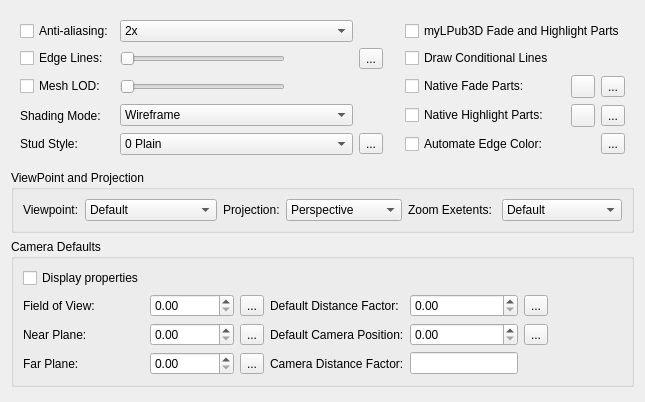
         <widget class="QWidget" name="NativeTab">
          <attribute name="title">
           <string>Native</string>
          </attribute>
          <layout class="QGridLayout" name="gridLayout_21">
           <item row="1" column="0">
            <widget class="QGroupBox" name="viewpointAndProjectionGrpBox">
             <property name="title">
              <string>ViewPoint and Projection</string>
             </property>
             <layout class="QHBoxLayout" name="horizontalLayout_26">
              <item>
               <widget class="QLabel" name="label_26">
                <property name="sizePolicy">
                 <sizepolicy hsizetype="Preferred" vsizetype="Preferred">
                  <horstretch>0</horstretch>
                  <verstretch>0</verstretch>
                 </sizepolicy>
                </property>
                <property name="text">
                 <string>Viewpoint:</string>
                </property>
               </widget>
              </item>
              <item>
               <widget class="QComboBox" name="ViewpointsCombo">
                <property name="minimumSize">
                 <size>
                  <width>0</width>
                  <height>0</height>
                 </size>
                </property>
                <property name="toolTip">
                 <string>Select default viewpoint</string>
                </property>
                <property name="statusTip">
                 <string/>
                </property>
                <property name="currentIndex">
                 <number>8</number>
                </property>
                <item>
                 <property name="text">
                  <string>Front</string>
                 </property>
                </item>
                <item>
                 <property name="text">
                  <string>Back</string>
                 </property>
                </item>
                <item>
                 <property name="text">
                  <string>Top</string>
                 </property>
                </item>
                <item>
                 <property name="text">
                  <string>Bottom</string>
                 </property>
                </item>
                <item>
                 <property name="text">
                  <string>Left</string>
                 </property>
                </item>
                <item>
                 <property name="text">
                  <string>Right</string>
                 </property>
                </item>
                <item>
                 <property name="text">
                  <string>Home</string>
                 </property>
                </item>
                <item>
                 <property name="text">
                  <string>Latitude Longitude</string>
                 </property>
                </item>
                <item>
                 <property name="text">
                  <string>Default</string>
                 </property>
                </item>
               </widget>
              </item>
              <item>
               <spacer name="horizontalSpacer_23">
                <property name="orientation">
                 <enum>Qt::Orientation::Horizontal</enum>
                </property>
                <property name="sizeHint" stdset="0">
                 <size>
                  <width>0</width>
                  <height>0</height>
                 </size>
                </property>
               </spacer>
              </item>
              <item>
               <widget class="QLabel" name="label_27">
                <property name="text">
                 <string>Projection:</string>
                </property>
               </widget>
              </item>
              <item>
               <widget class="QComboBox" name="ProjectionCombo">
                <property name="minimumSize">
                 <size>
                  <width>0</width>
                  <height>0</height>
                 </size>
                </property>
                <property name="toolTip">
                 <string>Select default projection</string>
                </property>
                <property name="statusTip">
                 <string/>
                </property>
                <item>
                 <property name="text">
                  <string>Perspective</string>
                 </property>
                </item>
                <item>
                 <property name="text">
                  <string>Orthographic      </string>
                 </property>
                </item>
                <item>
                 <property name="text">
                  <string>Default</string>
                 </property>
                </item>
               </widget>
              </item>
              <item>
               <spacer name="horizontalSpacer_24">
                <property name="orientation">
                 <enum>Qt::Orientation::Horizontal</enum>
                </property>
                <property name="sizeHint" stdset="0">
                 <size>
                  <width>0</width>
                  <height>0</height>
                 </size>
                </property>
               </spacer>
              </item>
              <item>
               <widget class="QLabel" name="label_40">
                <property name="text">
                 <string>Zoom Exetents: </string>
                </property>
               </widget>
              </item>
              <item>
               <widget class="QComboBox" name="ZoomExtentCombo">
                <item>
                 <property name="text">
                  <string>Default</string>
                 </property>
                </item>
                <item>
                 <property name="text">
                  <string>On Orthographic</string>
                 </property>
                </item>
                <item>
                 <property name="text">
                  <string>Always</string>
                 </property>
                </item>
               </widget>
              </item>
             </layout>
            </widget>
           </item>
           <item row="2" column="0">
            <widget class="QGroupBox" name="cameraGrpBox">
             <property name="title">
              <string>Camera Defaults</string>
             </property>
             <layout class="QGridLayout" name="gridLayout_20">
              <item row="6" column="2">
               <widget class="QToolButton" name="resetFarPlane">
                <property name="toolTip">
                 <string>Reset</string>
                </property>
                <property name="text">
                 <string>...</string>
                </property>
               </widget>
              </item>
              <item row="5" column="2">
               <widget class="QToolButton" name="resetNearPlane">
                <property name="toolTip">
                 <string>Reset</string>
                </property>
                <property name="text">
                 <string>...</string>
                </property>
               </widget>
              </item>
              <item row="5" column="4">
               <widget class="QDoubleSpinBox" name="cameraDefaultPosition">
                <property name="toolTip">
                 <string>Set the default camera position</string>
                </property>
                <property name="maximum">
                 <double>900000.000000000000000</double>
                </property>
               </widget>
              </item>
              <item row="6" column="4">
               <widget class="QLineEdit" name="cameraDistanceFactor">
                <property name="toolTip">
                 <string>Camera distance factor - Default Camera Position divided by negative(Default Distance Factor)</string>
                </property>
               </widget>
              </item>
              <item row="4" column="3">
               <widget class="QLabel" name="label_31">
                <property name="toolTip">
                 <string>Set default camera distance factor (automatically multiplied by -1)</string>
                </property>
                <property name="text">
                 <string>Default Distance Factor:</string>
                </property>
               </widget>
              </item>
              <item row="5" column="1">
               <widget class="QDoubleSpinBox" name="cameraNearPlane">
                <property name="toolTip">
                 <string>Set default near plane</string>
                </property>
               </widget>
              </item>
              <item row="4" column="2">
               <widget class="QToolButton" name="resetFoV">
                <property name="toolTip">
                 <string>Reset</string>
                </property>
                <property name="text">
                 <string>...</string>
                </property>
               </widget>
              </item>
              <item row="0" column="0">
               <widget class="QCheckBox" name="defaultCameraProperties">
                <property name="toolTip">
                 <string>Display default camera properties in Properties window</string>
                </property>
                <property name="text">
                 <string>Display properties</string>
                </property>
               </widget>
              </item>
              <item row="5" column="0">
               <widget class="QLabel" name="label_30">
                <property name="toolTip">
                 <string>Set default near plane</string>
                </property>
                <property name="text">
                 <string>Near Plane:</string>
                </property>
               </widget>
              </item>
              <item row="4" column="4">
               <widget class="QDoubleSpinBox" name="cameraDefaultDistanceFactor">
                <property name="toolTip">
                 <string>Set value higher to increase the default rendered image size (automatically multiplied by -1)</string>
                </property>
               </widget>
              </item>
              <item row="4" column="5">
               <widget class="QToolButton" name="resetDefaultDistanceFactor">
                <property name="toolTip">
                 <string>Reset</string>
                </property>
                <property name="text">
                 <string>...</string>
                </property>
               </widget>
              </item>
              <item row="4" column="0">
               <widget class="QLabel" name="label_29">
                <property name="toolTip">
                 <string>Set default field of view</string>
                </property>
                <property name="text">
                 <string>Field of View:</string>
                </property>
               </widget>
              </item>
              <item row="4" column="1">
               <widget class="QDoubleSpinBox" name="cameraFoV">
                <property name="toolTip">
                 <string>Set default field of view</string>
                </property>
               </widget>
              </item>
              <item row="6" column="3">
               <widget class="QLabel" name="label_33">
                <property name="text">
                 <string>Camera Distance Factor:</string>
                </property>
               </widget>
              </item>
              <item row="5" column="3">
               <widget class="QLabel" name="label_28">
                <property name="toolTip">
                 <string>Set the default camera position</string>
                </property>
                <property name="text">
                 <string>Default Camera Position:</string>
                </property>
               </widget>
              </item>
              <item row="5" column="5">
               <widget class="QToolButton" name="resetDefaultPosition">
                <property name="toolTip">
                 <string>Reset</string>
                </property>
                <property name="text">
                 <string>...</string>
                </property>
               </widget>
              </item>
              <item row="6" column="0">
               <widget class="QLabel" name="label_32">
                <property name="toolTip">
                 <string>Set default far plane</string>
                </property>
                <property name="text">
                 <string>Far Plane:</string>
                </property>
               </widget>
              </item>
              <item row="6" column="1">
               <widget class="QDoubleSpinBox" name="cameraFarPlane">
                <property name="toolTip">
                 <string>Set default far plane</string>
                </property>
                <property name="maximum">
                 <double>900000.000000000000000</double>
                </property>
               </widget>
              </item>
              <item row="5" column="6">
               <spacer name="horizontalSpacer_25">
                <property name="orientation">
                 <enum>Qt::Orientation::Horizontal</enum>
                </property>
                <property name="sizeHint" stdset="0">
                 <size>
                  <width>40</width>
                  <height>20</height>
                 </size>
                </property>
               </spacer>
              </item>
             </layout>
            </widget>
           </item>
           <item row="3" column="0">
            <spacer name="verticalSpacer_6">
             <property name="orientation">
              <enum>Qt::Orientation::Vertical</enum>
             </property>
             <property name="sizeHint" stdset="0">
              <size>
               <width>20</width>
               <height>4</height>
              </size>
             </property>
            </spacer>
           </item>
           <item row="0" column="0">
            <widget class="QWidget" name="renderingWidget" native="true">
             <layout class="QGridLayout" name="gridLayout_19">
              <item row="3" column="7">
               <widget class="QToolButton" name="ResetHighlightNewPartsButton">
                <property name="toolTip">
                 <string>Reset</string>
                </property>
                <property name="text">
                 <string>...</string>
                </property>
               </widget>
              </item>
              <item row="4" column="7">
               <widget class="QToolButton" name="AutomateEdgeColorButton">
                <property name="toolTip">
                 <string>Automate edge color settings</string>
                </property>
                <property name="text">
                 <string>...</string>
                </property>
               </widget>
              </item>
              <item row="4" column="5">
               <widget class="QCheckBox" name="AutomateEdgeColor">
                <property name="text">
                 <string>Automate Edge Color:</string>
                </property>
               </widget>
              </item>
              <item row="1" column="0">
               <widget class="QCheckBox" name="edgeLines">
                <property name="toolTip">
                 <string>Enable edge lines</string>
                </property>
                <property name="text">
                 <string>Edge Lines:</string>
                </property>
               </widget>
              </item>
              <item row="2" column="5">
               <widget class="QCheckBox" name="FadeSteps">
                <property name="toolTip">
                 <string>Enable native fade parts behaviour</string>
                </property>
                <property name="text">
                 <string>Native Fade Parts:</string>
                </property>
               </widget>
              </item>
              <item row="3" column="5">
               <widget class="QCheckBox" name="HighlightNewParts">
                <property name="toolTip">
                 <string>Enable native highlight parts behaviour</string>
                </property>
                <property name="text">
                 <string>Native Highlight Parts:</string>
                </property>
               </widget>
              </item>
              <item row="3" column="6">
               <widget class="QToolButton" name="HighlightNewPartsColor">
                <property name="text">
                 <string/>
                </property>
               </widget>
              </item>
              <item row="0" column="0">
               <widget class="QCheckBox" name="antiAliasing">
                <property name="toolTip">
                 <string>Enable anti-aliasing</string>
                </property>
                <property name="text">
                 <string>Anti-aliasing:</string>
                </property>
               </widget>
              </item>
              <item row="2" column="7">
               <widget class="QToolButton" name="ResetFadeStepsButton">
                <property name="toolTip">
                 <string>Reset</string>
                </property>
                <property name="text">
                 <string>...</string>
                </property>
               </widget>
              </item>
              <item row="1" column="5" colspan="2">
               <widget class="QCheckBox" name="ConditionalLinesCheckBox">
                <property name="toolTip">
                 <string>Draw conditional lines </string>
                </property>
                <property name="text">
                 <string>Draw Conditional Lines</string>
                </property>
               </widget>
              </item>
              <item row="2" column="6">
               <widget class="QToolButton" name="FadeStepsColor">
                <property name="text">
                 <string/>
                </property>
               </widget>
              </item>
              <item row="0" column="5" colspan="3">
               <widget class="QCheckBox" name="LPubFadeHighlight">
                <property name="toolTip">
                 <string>Make faded parts translucent but do not draw back faces or highlight part edges</string>
                </property>
                <property name="text">
                 <string>myLPub3D Fade and Highlight Parts</string>
                </property>
               </widget>
              </item>
              <item row="4" column="0">
               <widget class="QLabel" name="label_39">
                <property name="text">
                 <string>Stud Style:</string>
                </property>
               </widget>
              </item>
              <item row="1" column="1">
               <widget class="QSlider" name="LineWidthSlider">
                <property name="sizePolicy">
                 <sizepolicy hsizetype="Minimum" vsizetype="Fixed">
                  <horstretch>0</horstretch>
                  <verstretch>0</verstretch>
                 </sizepolicy>
                </property>
                <property name="minimumSize">
                 <size>
                  <width>160</width>
                  <height>0</height>
                 </size>
                </property>
                <property name="orientation">
                 <enum>Qt::Orientation::Horizontal</enum>
                </property>
                <property name="tickPosition">
                 <enum>QSlider::TickPosition::NoTicks</enum>
                </property>
               </widget>
              </item>
              <item row="2" column="0">
               <widget class="QCheckBox" name="MeshLOD">
                <property name="toolTip">
                 <string>Enable switching from high to low level of detail during zoom</string>
                </property>
                <property name="statusTip">
                 <string>Enable mesh level of detail</string>
                </property>
                <property name="text">
                 <string>Mesh LOD:</string>
                </property>
               </widget>
              </item>
              <item row="2" column="1">
               <widget class="QSlider" name="MeshLODSlider">
                <property name="toolTip">
                 <string>Set mesh level of detail distance</string>
                </property>
                <property name="orientation">
                 <enum>Qt::Orientation::Horizontal</enum>
                </property>
               </widget>
              </item>
              <item row="3" column="0">
               <widget class="QLabel" name="label_25">
                <property name="text">
                 <string>Shading Mode:</string>
                </property>
               </widget>
              </item>
              <item row="1" column="4">
               <widget class="QToolButton" name="LineWidthMaxGranularityButton">
                <property name="toolTip">
                 <string>Edge line smoothing granularity setting</string>
                </property>
                <property name="text">
                 <string>...</string>
                </property>
               </widget>
              </item>
              <item row="0" column="1" colspan="3">
               <widget class="QComboBox" name="antiAliasingSamples">
                <property name="toolTip">
                 <string/>
                </property>
                <item>
                 <property name="text">
                  <string>2x</string>
                 </property>
                </item>
                <item>
                 <property name="text">
                  <string>4x</string>
                 </property>
                </item>
                <item>
                 <property name="text">
                  <string>8x</string>
                 </property>
                </item>
               </widget>
              </item>
              <item row="3" column="1" colspan="3">
               <widget class="QComboBox" name="ShadingMode">
                <property name="toolTip">
                 <string>Select shading mode</string>
                </property>
                <item>
                 <property name="text">
                  <string>Wireframe</string>
                 </property>
                </item>
                <item>
                 <property name="text">
                  <string>Flat Shading</string>
                 </property>
                </item>
                <item>
                 <property name="text">
                  <string>Default Lights</string>
                 </property>
                </item>
               </widget>
              </item>
              <item row="4" column="4">
               <widget class="QToolButton" name="HighContrastButton">
                <property name="toolTip">
                 <string>High contrast stud and edge color settings</string>
                </property>
                <property name="text">
                 <string>...</string>
                </property>
               </widget>
              </item>
              <item row="4" column="1" colspan="3">
               <widget class="QComboBox" name="studStyleCombo">
                <property name="toolTip">
                 <string>Select LEGO stud logo version</string>
                </property>
                <property name="currentIndex">
                 <number>0</number>
                </property>
                <item>
                 <property name="text">
                  <string>0 Plain</string>
                 </property>
                </item>
                <item>
                 <property name="text">
                  <string>1 Thin Lines Logo</string>
                 </property>
                </item>
                <item>
                 <property name="text">
                  <string>2 Outline Logo</string>
                 </property>
                </item>
                <item>
                 <property name="text">
                  <string>3 Sharp Top Logo</string>
                 </property>
                </item>
                <item>
                 <property name="text">
                  <string>4 Rounded Top Logo</string>
                 </property>
                </item>
                <item>
                 <property name="text">
                  <string>5 Flattened Logo</string>
                 </property>
                </item>
                <item>
                 <property name="text">
                  <string>6 High Contrast</string>
                 </property>
                </item>
                <item>
                 <property name="text">
                  <string>7 High Contrast with Logo</string>
                 </property>
                </item>
               </widget>
              </item>
              <item row="0" column="4">
               <spacer name="horizontalSpacer_13">
                <property name="orientation">
                 <enum>Qt::Orientation::Horizontal</enum>
                </property>
                <property name="sizeType">
                 <enum>QSizePolicy::Policy::Fixed</enum>
                </property>
                <property name="sizeHint" stdset="0">
                 <size>
                  <width>40</width>
                  <height>20</height>
                 </size>
                </property>
               </spacer>
              </item>
              <item row="1" column="2" colspan="2">
               <widget class="QLabel" name="LineWidthLabel">
                <property name="sizePolicy">
                 <sizepolicy hsizetype="Preferred" vsizetype="Preferred">
                  <horstretch>1</horstretch>
                  <verstretch>0</verstretch>
                 </sizepolicy>
                </property>
                <property name="text">
                 <string/>
                </property>
               </widget>
              </item>
              <item row="2" column="2" colspan="2">
               <widget class="QLabel" name="MeshLODLabel">
                <property name="text">
                 <string/>
                </property>
               </widget>
              </item>
             </layout>
            </widget>
           </item>
          </layout>
         </widget>
